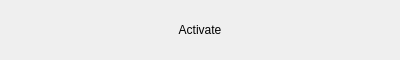
<?xml version="1.0" encoding="UTF-8"?>
<ui version="4.0">
 <class>NotificationItemWidget</class>
 <widget class="QWidget" name="NotificationItemWidget">
  <property name="geometry">
   <rect>
    <x>0</x>
    <y>0</y>
    <width>400</width>
    <height>60</height>
   </rect>
  </property>
  <property name="windowTitle">
   <string>Notification</string>
  </property>
  <property name="windowOpacity">
   <double>1.000000000000000</double>
  </property>
  <layout class="QGridLayout" name="gridLayout">
   <item row="0" column="0">
    <widget class="QToolButton" name="notificationMessage">
     <property name="sizePolicy">
      <sizepolicy hsizetype="Expanding" vsizetype="Expanding">
       <horstretch>0</horstretch>
       <verstretch>0</verstretch>
      </sizepolicy>
     </property>
     <property name="maximumSize">
      <size>
       <width>392</width>
       <height>16777215</height>
      </size>
     </property>
     <property name="text">
      <string>Activate</string>
     </property>
     <property name="iconSize">
      <size>
       <width>24</width>
       <height>24</height>
      </size>
     </property>
     <property name="toolButtonStyle">
      <enum>Qt::ToolButtonTextBesideIcon</enum>
     </property>
     <property name="autoRaise">
      <bool>true</bool>
     </property>
    </widget>
   </item>
  </layout>
 </widget>
 <resources>
  <include location="../../systray.qrc"/>
 </resources>
 <connections/>
</ui>
